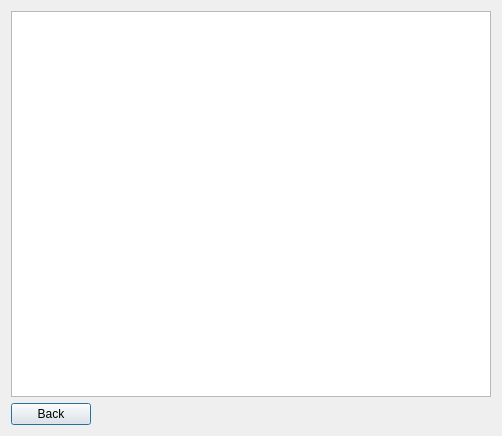
<?xml version="1.0" encoding="UTF-8"?>
<ui version="4.0">
 <class>AboutDialog</class>
 <widget class="QDialog" name="AboutDialog">
  <property name="geometry">
   <rect>
    <x>0</x>
    <y>0</y>
    <width>498</width>
    <height>435</height>
   </rect>
  </property>
  <property name="sizePolicy">
   <sizepolicy hsizetype="Minimum" vsizetype="Minimum">
    <horstretch>0</horstretch>
    <verstretch>0</verstretch>
   </sizepolicy>
  </property>
  <property name="maximumSize">
   <size>
    <width>80000</width>
    <height>80000</height>
   </size>
  </property>
  <property name="windowTitle">
   <string>About</string>
  </property>
  <layout class="QVBoxLayout" name="verticalLayout">
   <item>
    <widget class="QTextBrowser" name="textBrowser">
     <property name="sizePolicy">
      <sizepolicy hsizetype="MinimumExpanding" vsizetype="MinimumExpanding">
       <horstretch>0</horstretch>
       <verstretch>0</verstretch>
      </sizepolicy>
     </property>
     <property name="minimumSize">
      <size>
       <width>480</width>
       <height>386</height>
      </size>
     </property>
     <property name="openExternalLinks">
      <bool>true</bool>
     </property>
    </widget>
   </item>
   <item>
    <layout class="QHBoxLayout" name="horizontalLayout">
     <item>
      <widget class="QPushButton" name="btnBack">
       <property name="text">
        <string>Back</string>
       </property>
      </widget>
     </item>
     <item>
      <spacer name="horizontalSpacer">
       <property name="orientation">
        <enum>Qt::Horizontal</enum>
       </property>
       <property name="sizeHint" stdset="0">
        <size>
         <width>40</width>
         <height>20</height>
        </size>
       </property>
      </spacer>
     </item>
    </layout>
   </item>
  </layout>
 </widget>
 <resources/>
 <connections/>
</ui>
